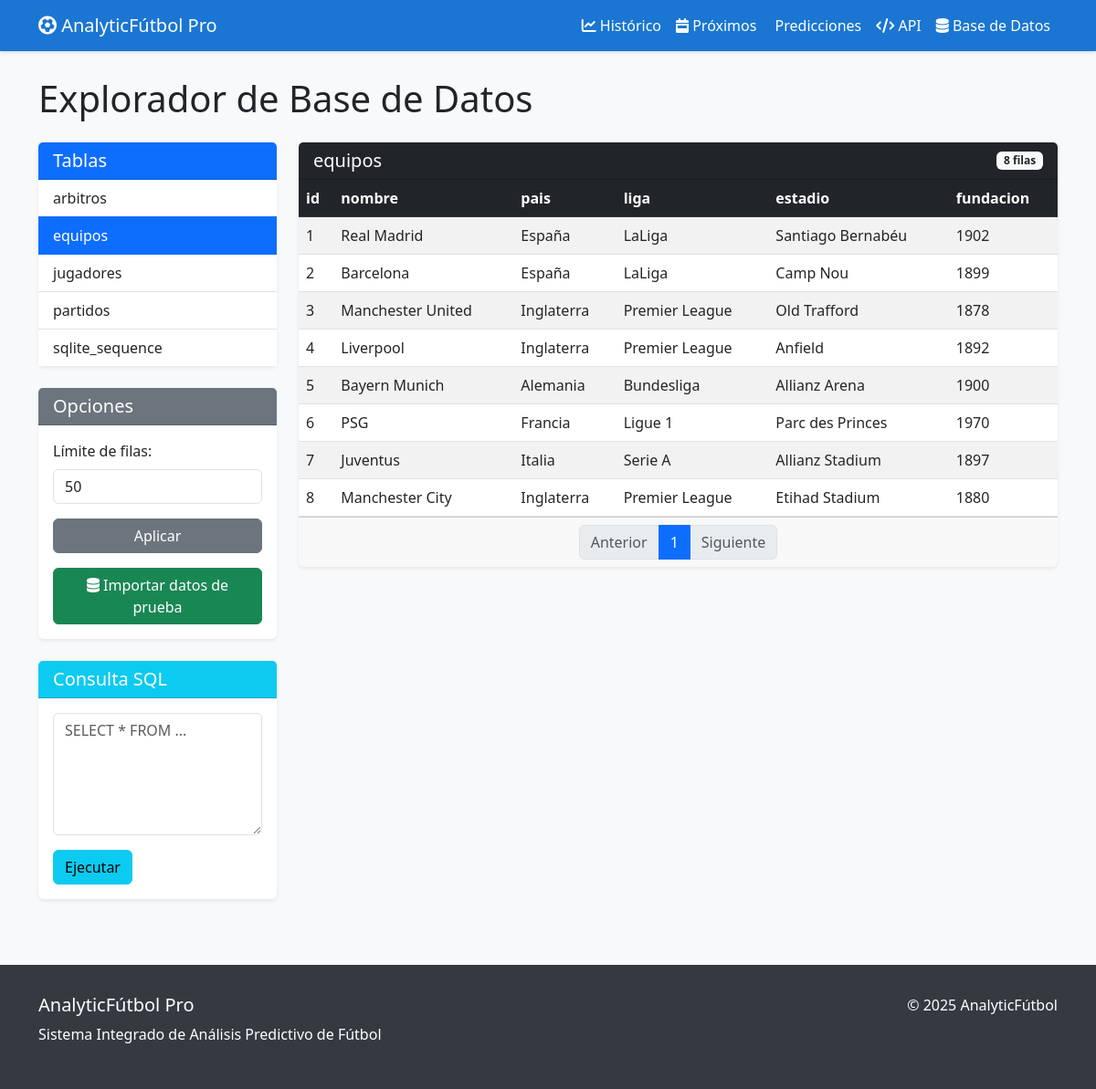
Screenshot of /explorar-db?tabla=equipos with the database file from the repository.
### tables this page shows
CREATE TABLE "equipos" (
"id" INTEGER,
  "nombre" TEXT,
  "pais" TEXT,
  "liga" TEXT,
  "estadio" TEXT,
  "fundacion" INTEGER
);

### app.py (the view)
@app.route('/explorar-db')
def explorar_db():
    from utils.database_explorer import get_db_connection, get_table_names
    tabla = request.args.get('tabla', default=None, type=str)
    pagina = request.args.get('pagina', default=1, type=int)
    limite = request.args.get('limite', default=50, type=int)
    if limite < 1:
        limite = 50
    elif limite > 1000:
        limite = 1000
    conn = get_db_connection()
    cursor = conn.cursor()
    tablas = get_table_names()
    datos = []
    columnas = []
    total_filas = 0
    total_paginas = 1
    if tabla and tabla in tablas:
        cursor.execute(f"SELECT COUNT(*) FROM {tabla}")
        total_filas = cursor.fetchone()[0]
        total_paginas = (total_filas + limite - 1) // limite
        if pagina < 1:
            pagina = 1
        elif pagina > total_paginas and total_paginas > 0:
            pagina = total_paginas
        offset = (pagina - 1) * limite
        cursor.execute(f"SELECT * FROM {tabla} LIMIT {limite} OFFSET {offset}")
        datos = cursor.fetchall()
        cursor.execute(f"PRAGMA table_info({tabla})")
        columnas = [col[1] for col in cursor.fetchall()]
    conn.close()
    return render_template('explorar_db.html',
                          tablas=tablas,
                          tabla_actual=tabla,
                          datos=datos,
                          columnas=columnas,
                          pagina=pagina,
                          limite=limite,
                          total_filas=total_filas,
                          total_paginas=total_paginas)

### utils/database_explorer.py (called while the page is built)
def get_db_path() -> str:
    db_path = os.path.join('data', 'database', 'futbol.db')
    if not os.path.exists(db_path):
        os.makedirs(os.path.dirname(db_path), exist_ok=True)
        initialize_db(db_path)
    return db_path

def get_db_connection():
    db_path = get_db_path()
    return sqlite3.connect(db_path)

def get_table_names() -> List[str]:
    conn = get_db_connection()
    cursor = conn.cursor()
    cursor.execute("SELECT name FROM sqlite_master WHERE type='table' ORDER BY name")
    tables = [row[0] for row in cursor.fetchall()]
    conn.close()
    return tables

### templates/explorar_db.html (shortened to what this page needs)
{% extends 'base.html' %}
{% block content %}
<div class="container mt-4">
    <h1 class="mb-4">Explorador de Base de Datos</h1>
    <div class="row mb-4">
        <div class="col-md-3">
            <div class="card">
                <div class="card-header bg-primary text-white">
                    <h5 class="mb-0">Tablas</h5>
                </div>
                <div class="card-body p-0">
                    <div class="list-group list-group-flush">
                        {% for tabla in tablas %}
                        <a href="{{ url_for('explorar_db', tabla=tabla) }}"
                           class="list-group-item list-group-item-action {% if tabla_actual == tabla %}active{% endif %}">
                            {{ tabla }}
                        </a>
                        {% endfor %}
                    </div>
                </div>
            </div>
            <div class="card mt-4">
                <div class="card-header bg-secondary text-white">
                    <h5 class="mb-0">Opciones</h5>
                </div>
                <div class="card-body">
                    <form method="get" action="{{ url_for('explorar_db') }}">
                        <div class="mb-3">
                            <label for="limite" class="form-label">Límite de filas:</label>
                            <input type="number" class="form-control" id="limite" name="limite"
                                   value="{{ limite }}" min="1" max="1000">
                        </div>
                        <button type="submit" class="btn btn-secondary mb-3 w-100">Aplicar</button>
                    </form>
                    <a href="{{ url_for('importar_datos_prueba') }}" class="btn btn-success w-100">
                        <i class="fas fa-database"></i> Importar datos de prueba
                    </a>
                </div>
            </div>
            <div class="card mt-4">
                <div class="card-header bg-info text-white">
                    <h5 class="mb-0">Consulta SQL</h5>
                </div>
                <div class="card-body">
                    <form method="post" action="{{ url_for('ejecutar_consulta') }}">
                        <div class="mb-3">
                            <textarea class="form-control" id="consulta" name="consulta"
                                      rows="5" placeholder="SELECT * FROM ..."></textarea>
                        </div>
                        <button type="submit" class="btn btn-info">Ejecutar</button>
                    </form>
                </div>
            </div>
        </div>
        <div class="col-md-9">
            <div class="card">
                <div class="card-header bg-dark text-white d-flex justify-content-between align-items-center">
                    <h5 class="mb-0">{{ tabla_actual }}</h5>
                    <span class="badge bg-light text-dark">{{ total_filas }} filas</span>
                </div>
                <div class="card-body p-0">
                    <div class="table-responsive">
                        {% if datos %}
                        <table class="table table-striped table-hover mb-0">
                            <thead class="table-dark">
                                <tr>
                                    {% for columna in columnas %}
                                    <th>{{ columna }}</th>
                                    {% endfor %}
                                </tr>
                            </thead>
                            <tbody>
                                {% for fila in datos %}
                                <tr>
                                    {% for valor in fila %}
                                    <td>{{ valor }}</td>
                                    {% endfor %}
                                </tr>
                                {% endfor %}
                            </tbody>
                        </table>
                        {% endif %}
                    </div>
                </div>
                <div class="card-footer">
                    <nav aria-label="Paginación">
                        <ul class="pagination justify-content-center mb-0">
                            <li class="page-item {% if pagina == 1 %}disabled{% endif %}">
                                <a class="page-link"
                                   href="{{ url_for('explorar_db', tabla=tabla_actual, pagina=pagina-1, limite=limite) }}">
                                   Anterior
                                </a>
                            </li>
                            {% set start_page = pagina-2 if pagina-2 > 1 else 1 %}
                            {% set end_page = pagina+3 if pagina+3 < total_paginas+1 else total_paginas+1 %}
                            {% for p in range(start_page, end_page) %}
                            <li class="page-item {% if p == pagina %}active{% endif %}">
                                <a class="page-link"
                                   href="{{ url_for('explorar_db', tabla=tabla_actual, pagina=p, limite=limite) }}">
                                   {{ p }}
                                </a>
                            </li>
                            {% endfor %}
                            <li class="page-item {% if pagina >= total_paginas %}disabled{% endif %}">
                                <a class="page-link"
                                   href="{{ url_for('explorar_db', tabla=tabla_actual, pagina=pagina+1, limite=limite) }}">
                                   Siguiente
                                </a>
                            </li>
                        </ul>
                    </nav>
                </div>
            </div>
        </div>
    </div>
</div>
{% endblock %}

### templates/base.html (style rules this page uses)
:root { --primary-color: #1a76d2; --secondary-color: #2c3e50; --accent-color: #e74c3c; --light-bg: #f8f9fa; --dark-bg: #343a40; }
body { padding-top: 60px; background-color: var(--light-bg); font-family: 'Segoe UI', Tahoma, Geneva, Verdana, sans-serif; }
.card { margin-bottom: 1.5rem; border: none; box-shadow: 0 0.125rem 0.25rem rgba(0, 0, 0, 0.075); }
.card-header { font-weight: 600; }

### rows the page displays
equipos: fila "1", nombre "Real Madrid", pais "España", liga "LaLiga", estadio "Santiago Bernabéu", fundacion "1902"
equipos: fila "2", nombre "Barcelona", pais "España", liga "LaLiga", estadio "Camp Nou", fundacion "1899"
equipos: fila "3", nombre "Manchester United", pais "Inglaterra", liga "Premier League", estadio "Old Trafford", fundacion "1878"
equipos: fila "4", nombre "Liverpool", pais "Inglaterra", liga "Premier League", estadio "Anfield", fundacion "1892"
equipos: fila "5", nombre "Bayern Munich", pais "Alemania", liga "Bundesliga", estadio "Allianz Arena", fundacion "1900"
equipos: fila "6", nombre "PSG", pais "Francia", liga "Ligue 1", estadio "Parc des Princes", fundacion "1970"
equipos: fila "7", nombre "Juventus", pais "Italia", liga "Serie A", estadio "Allianz Stadium", fundacion "1897"
equipos: fila "8", nombre "Manchester City", pais "Inglaterra", liga "Premier League", estadio "Etihad Stadium", fundacion "1880"

### other values shown
{{ tabla }} "arbitros" "equipos" "jugadores" "partidos" "sqlite_sequence"
{{ tabla_actual }} "equipos"
{{ total_filas }} "8"
{{ columna }} "id" "nombre" "pais" "liga" "estadio" "fundacion"
{{ p }} "1"
